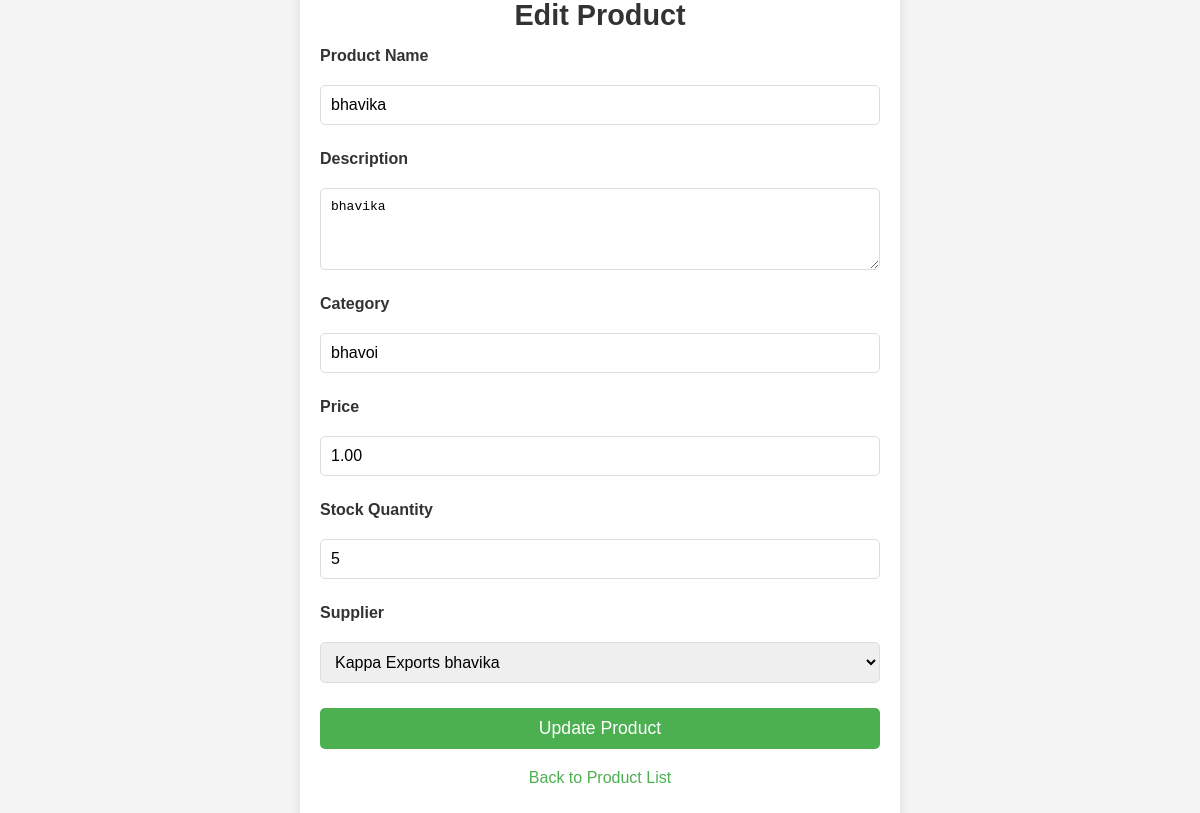
/products/edit/5/, run on the app's committed database.
### inventory_managemen/models.py (models this page shows, shortened)
class Product(models.Model):
    name = models.CharField(max_length=255, unique=True)
    description = models.TextField()
    category = models.CharField(max_length=255)
    price = models.DecimalField(max_digits=10, decimal_places=2)
    stock_quantity = models.PositiveIntegerField()
    supplier = models.ForeignKey(Supplier, on_delete=models.CASCADE)

class Supplier(models.Model):
    name = models.CharField(max_length=255)
    email = models.EmailField(unique=True)
    phone = models.CharField(max_length=10, unique=True)
    address = models.TextField()

### inventory_managemen/views.py (the view)
# urls.py: path('products/edit/<int:id>/', views.edit_product, name='edit_product'),
def edit_product(request, id):
    product = get_object_or_404(Product, id=id)
    suppliers = Supplier.objects.all()
    if request.method == 'POST':
        form = ProductForm(request.POST, instance=product)
        if form.is_valid():
            form.save()
            messages.success(request, "Product updated successfully.")
            return redirect('list_products')
        else:
            print(form.errors)
            messages.error(request, "There was an error updating the product.")
    else:
        form = ProductForm(instance=product)
    return render(request, 'inventory/edit_product.html', {'form': form, 'product': product, 'suppliers': suppliers})

### inventory_managemen/forms.py
class ProductForm(forms.ModelForm):
    class Meta:
        model = Product
        fields = ['name', 'description', 'category', 'price', 'stock_quantity', 'supplier']

### templates/inventory/edit_product.html (shortened to what this page needs)
<!DOCTYPE html>
<html lang="en">
<head>
</head>
<body>
    <div class="container">
        <h1>Edit Product</h1>
        <form method="POST">
            <label for="name">Product Name</label>
            <input type="text" name="name" value="{{ form.name.value }}" required>
            <label for="description">Description</label>
            <textarea name="description" rows="4" required>{{ form.description.value }}</textarea>
            <label for="category">Category</label>
            <input type="text" name="category" value="{{ form.category.value }}" required>
            <label for="price">Price</label>
            <input type="number" name="price" value="{{ form.price.value }}" required>
            <label for="stock_quantity">Stock Quantity</label>
            <input type="number" name="stock_quantity" value="{{ form.stock_quantity.value }}" required>
            <label for="supplier">Supplier</label>
            <select name="supplier" required>
                {% for supplier in suppliers %}
                    <option value="{{ supplier.id }}" {% if supplier.id == product.supplier.id %}selected{% endif %}>{{ supplier.name }}</option>
                {% endfor %}
            </select>
            <button type="submit">Update Product</button>
        </form>
        <div class="back-link">
            <a href="{% url 'list_products' %}">Back to Product List</a>
        </div>
    </div>
</body>
</html>

### templates/inventory/edit_product.html (style rules this page uses)
* { margin: 0; padding: 0; box-sizing: border-box; }
body { font-family: Arial, sans-serif; background-color: #f4f4f4; display: flex; justify-content: center; align-items: center; height: 100vh; margin: 0; }
.container { background-color: white; width: 100%; max-width: 600px; padding: 20px; border-radius: 8px; box-shadow: 0 4px 12px rgba(0, 0, 0, 0.1); }
h1 { font-size: 1.8em; color: #333; text-align: center; margin-bottom: 15px; }
.back-link { text-align: center; margin-bottom: 15px; }
.back-link a { color: #4CAF50; font-size: 1em; text-decoration: none; }
form { display: flex; flex-direction: column; gap: 15px; }
label { font-size: 1em; color: #333; margin-bottom: 5px; font-weight: bold; }
input, textarea, select { padding: 10px; font-size: 1em; border-radius: 5px; border: 1px solid #ddd; margin-bottom: 10px; transition: border-color 0.3s ease; width: 100%; }
button { padding: 10px; background-color: #4CAF50; color: white; border: none; border-radius: 5px; font-size: 1.1em; cursor: pointer; transition: background-color 0.3s; }
.back-link { text-align: center; margin-top: 20px; }

### data on the page
Product: name "bhavika", description "bhavika", category "bhavoi", price "1.00", supplier "Kappa Exports bhavika"
